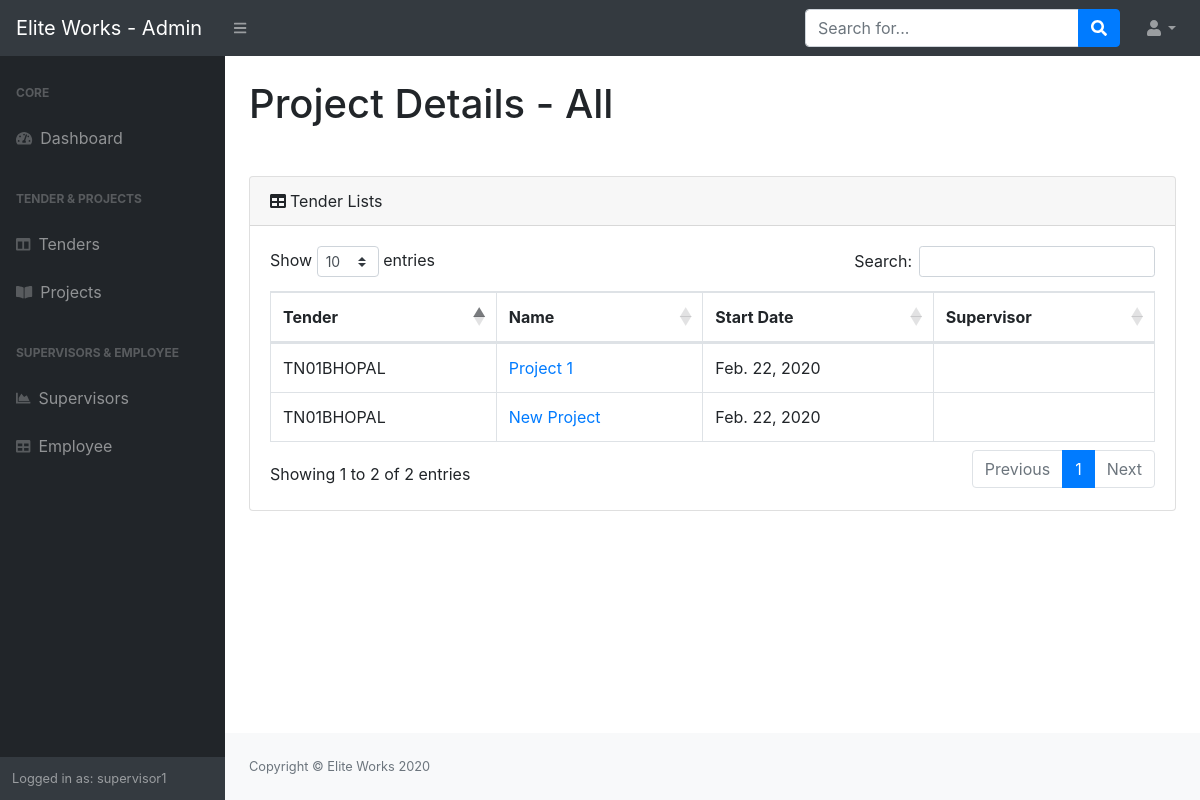
The page /projects/ (signed in) on the database as committed earlier.
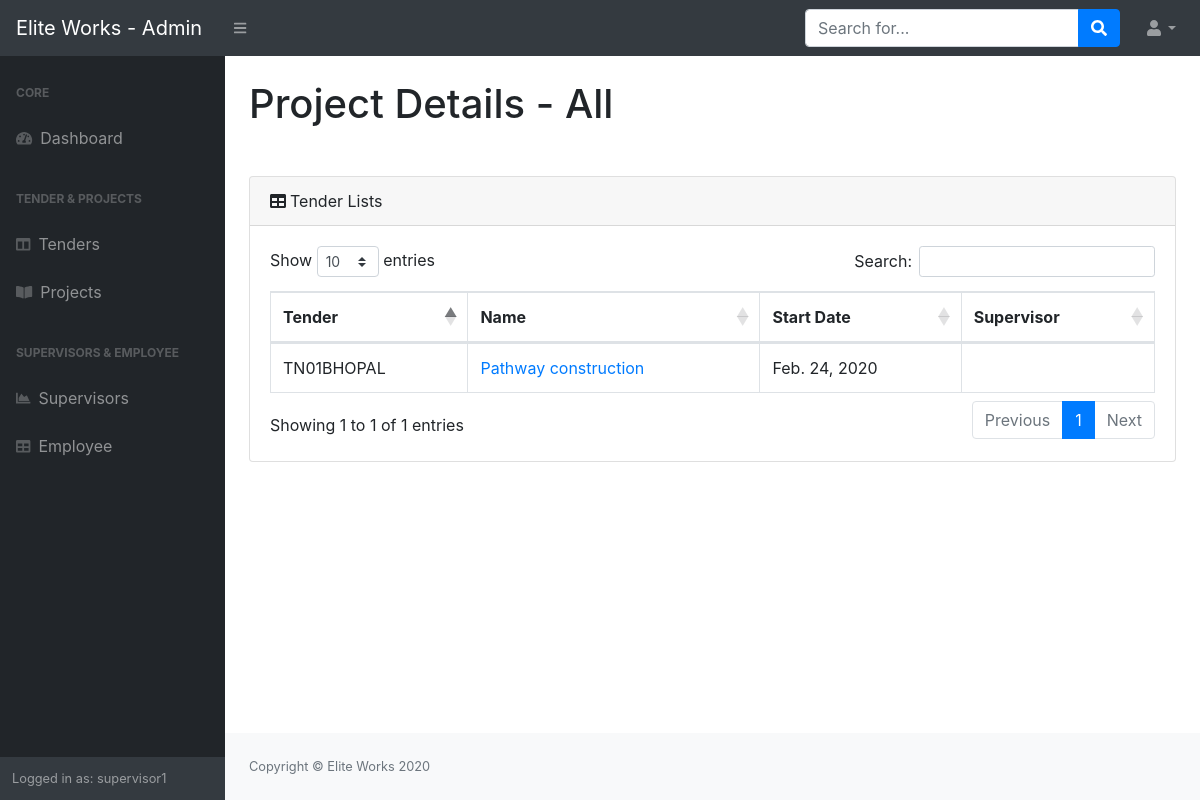
The same page on the database as committed later.
### projects/models.py (models this page shows, shortened)
class Projects(models.Model):
    tender = models.ForeignKey(Tender,on_delete=models.CASCADE)
    project_name = models.CharField(max_length=50)
    start_date = models.DateField('Start Date',default=timezone.now)
    use_less = models.BooleanField(default=True)
    class Meta:
        verbose_name = 'Project'
        verbose_name_plural = 'Project'

class Tender(models.Model):
    tender_number = models.CharField('Tender Number',max_length=500)
    tender_name = models.CharField('Name of Work',max_length=500)
    tender_submission_date = models.DateField('Tender Submission Date',default=timezone.now)
    tender_purchase_reciept = models.FileField('Tender Purchase Reciept')
    tender_confirmation_reciept = models.FileField('Tender Confirmation Reciept')
    physical_submission_date = models.DateField('Physical Submission Date',default=timezone.now)
    tech_bid_opening_date = models.DateField('Technical Bid Opening Bid',default=timezone.now)
    Yes = 'Yes'
    No = 'No'
    status = [(Yes, 'Yes'),(No, 'No')]
    bid_status = models.CharField('Bid Status',max_length=10,choices=status,default=No)
    prize_bid = models.CharField('Prize Bid',max_length=50)
    def __str__(self):
        return self.tender_number
    class Meta:
        verbose_name = 'Tender Lists'
        verbose_name_plural = 'Tender Lists'

### projects/views.py (the view)
# urls.py: path('projects/',project_view.all_projects,name='all_projects'),
@login_required
def all_projects(request):
    return render(request,'projects/project.html',{'projects': Projects.objects.all()})

### projects/templates/projects/project.html (shortened to what the changed rows need)
{% load static %}
<!DOCTYPE html>
<html lang="en">
    <head>
        <link href="{% static 'projects/css/styles.css' %}" rel="stylesheet" />
        <link href="https://cdn.datatables.net/1.10.20/css/dataTables.bootstrap4.min.css" rel="stylesheet" />
    </head>
    <body class="sb-nav-fixed">
        <div id="layoutSidenav">
            <div id="layoutSidenav_content">
                <main>
                    <div class="container-fluid">
                        <h1 class="mt-4 mb-5 mr-5">Project Details - All</h1>
                        <div class="card mb-4">
                            <div class="card-body">
                                <div class="table-responsive">
                                    <table class="table table-bordered" id="dataTable" width="100%" cellspacing="0">
                                        <thead>
                                            <tr>
                                                <th>Tender</th>
                                                <th>Name</th>
                                                <th>Start Date</th>
                                                <th>Supervisor</th>
                                            </tr>
                                        </thead>
                                        <tbody>
                                            {%for project in projects%}
                                            <tr>
                                                <td>{{project.tender}}</td>
                                                <td><a href="/project/{{project.id}}">{{project.project_name}}</a></td>
                                                <td>{{project.start_date}}</td>
                                                <td>{{project.supervisor}}</td>
                                            </tr>
                                            {%endfor%}
                                        </tbody>
                                    </table>
                                </div>
                            </div>
                        </div>
                    </div>
                </main>
            </div>
        </div>
    </body>
</html>

Rows that differ between the two databases and show on the page:
removed Projects: tender "TN01BHOPAL", project_name "Project 1", start_date "Feb. 22, 2020"
removed Projects: tender "TN01BHOPAL", project_name "New Project", start_date "Feb. 22, 2020"
added Projects: tender "TN01BHOPAL", project_name "Pathway construction", start_date "Feb. 24, 2020"
Other text that changed with them:
text written by a page script: "Show entries Search: Showing 1 to 2 of 2 entries Previous 1 Next" → "Show entries Search: Showing 1 to 1 of 1 entries Previous 1 Next"
